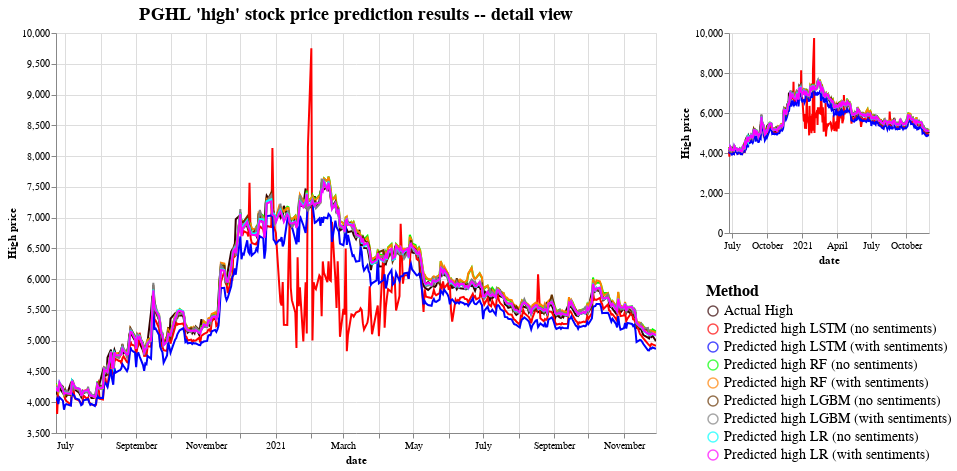

Write notebook code for a chart like this one.
### Code cell
source = melted_df
zoom = alt.selection_interval(encodings=["x", "y"])

minimap = (
    alt.Chart(melted_df)
    .mark_line()
    .add_params(zoom)
    .encode(
        x="date:T",
        y="High price:Q",
        color=alt.condition(zoom, "Method", alt.value("darkgrey")),
    )
    .properties(
        width=200,
        height=200,
        ))

selectors = alt.Chart(melted_df).mark_point().encode(
    x='date:T',
    opacity=alt.value(0),
).add_params(
    nearest
)

base = alt.Chart(source).encode(x='date:T')
columns = sorted(source.Method.unique())
selection = alt.selection_single(
    fields=['date'], nearest=True, on='mouseover', empty='none', clear='mouseout'
)

lines = base.mark_line().encode(
        alt.X("date:T").scale(domain={"param": zoom.name, "encoding": "x"}),
        alt.Y("High price:Q").scale(domain={"param": zoom.name, "encoding": "y"}),
        color = alt.Color('Method:N',scale=palette, legend=alt.Legend(labelLimit = 400))
).properties(width=600, height=400, title="PGHL 'high' stock price prediction results -- detail view")

points = lines.mark_point().transform_filter(selection)

rule = base.transform_pivot(
    'Method', value='High price', groupby=['date']
).mark_rule().encode(
    opacity=alt.condition(selection, alt.value(0.3), alt.value(0)),
    tooltip=[alt.Tooltip(c, type='quantitative') for c in columns]
).add_selection(selection)

(lines + points + rule | minimap).configure_legend(
    orient='none',direction = 'vertical',legendX = 650,  legendY = 250, offset=-200,
    symbolDirection='vertical',
        titleFontSize=16,
        labelFontSize=14
    ).configure_title(fontSize=18)

### Figure 1 — Vega-Lite specification as saved in the notebook (floating-point values rounded to 4 significant figures; data arrays with more than 128 entries replaced by an {"elided": "..."} marker saying what was removed)
{"usermeta": {"embedOptions": {"theme": "fivethirtyeight"}}, "config": {"view": {"continuousWidth": 300, "continuousHeight": 300}, "legend": {"direction": "vertical", "labelFontSize": 14, "legendX": 650, "legendY": 250, "offset": -200, "orient": "none", "symbolDirection": "vertical", "titleFontSize": 16}, "title": {"fontSize": 18}}, "hconcat": [{"layer": [{"mark": {"type": "line"}, "encoding": {"color": {"field": "Method", "legend": {"labelLimit": 400}, "scale": {"domain": ["Actual High", "Predicted high LSTM (no sentiments)", "Predicted high LSTM (with sentiments)", "Predicted high RF (no sentiments)", "Predicted high RF (with sentiments)", "Predicted high LGBM (no sentiments)", "Predicted high LGBM (with sentiments)", "Predicted high LR (no sentiments)", "Predicted high LR (with sentiments)"], "range": ["#330000", "#FF0000", "#0000FF", "#00FF00", "#FF8000", "#663300", "#808080", "#00FFFF", "#FF00FF"]}, "type": "nominal"}, "x": {"field": "date", "scale": {"domain": {"param": "param_4", "encoding": "x"}}, "type": "temporal"}, "y": {"field": "High price", "scale": {"domain": {"param": "param_4", "encoding": "y"}}, "type": "quantitative"}}, "title": "PGHL 'high' stock price prediction results -- detail view"}, {"mark": {"type": "point"}, "encoding": {"color": {"field": "Method", "legend": {"labelLimit": 400}, "scale": {"domain": ["Actual High", "Predicted high LSTM (no sentiments)", "Predicted high LSTM (with sentiments)", "Predicted high RF (no sentiments)", "Predicted high RF (with sentiments)", "Predicted high LGBM (no sentiments)", "Predicted high LGBM (with sentiments)", "Predicted high LR (no sentiments)", "Predicted high LR (with sentiments)"], "range": ["#330000", "#FF0000", "#0000FF", "#00FF00", "#FF8000", "#663300", "#808080", "#00FFFF", "#FF00FF"]}, "type": "nominal"}, "x": {"field": "date", "scale": {"domain": {"param": "param_4", "encoding": "x"}}, "type": "temporal"}, "y": {"field": "High price", "scale": {"domain": {"param": "param_4", "encoding": "y"}}, "type": "quantitative"}}, "title": "PGHL 'high' stock price prediction results -- detail view", "transform": [{"filter": {"param": "param_5", "empty": false}}]}, {"mark": {"type": "rule"}, "encoding": {"opacity": {"condition": {"param": "param_5", "value": 0.3, "empty": false}, "value": 0}, "tooltip": [{"field": "Actual High", "type": "quantitative"}, {"field": "Predicted high LGBM (no sentiments)", "type": "quantitative"}, {"field": "Predicted high LGBM (with sentiments)", "type": "quantitative"}, {"field": "Predicted high LR (no sentiments)", "type": "quantitative"}, {"field": "Predicted high LR (with sentiments)", "type": "quantitative"}, {"field": "Predicted high LSTM (no sentiments)", "type": "quantitative"}, {"field": "Predicted high LSTM (with sentiments)", "type": "quantitative"}, {"field": "Predicted high RF (no sentiments)", "type": "quantitative"}, {"field": "Predicted high RF (with sentiments)", "type": "quantitative"}], "x": {"field": "date", "type": "temporal"}}, "name": "view_2", "transform": [{"pivot": "Method", "value": "High price", "groupby": ["date"]}]}], "height": 400, "width": 600}, {"mark": {"type": "line"}, "encoding": {"color": {"condition": {"param": "param_4", "field": "Method"}, "value": "darkgrey"}, "x": {"field": "date", "type": "temporal"}, "y": {"field": "High price", "type": "quantitative"}}, "height": 200, "name": "view_3", "width": 200}], "data": {"name": "data-2fef8a87499f885707df8a3a51bfb7c1"}, "params": [{"name": "param_5", "select": {"type": "point", "clear": "mouseout", "fields": ["date"], "nearest": true, "on": "mouseover"}, "views": ["view_2"]}, {"name": "param_4", "select": {"type": "interval", "encodings": ["x", "y"]}, "views": ["view_3"]}], "$schema": "https://vega.github.io/schema/vega-lite/v5.8.0.json", "datasets": {"data-2fef8a87499f885707df8a3a51bfb7c1": {"elided": "6543 records"}}}
